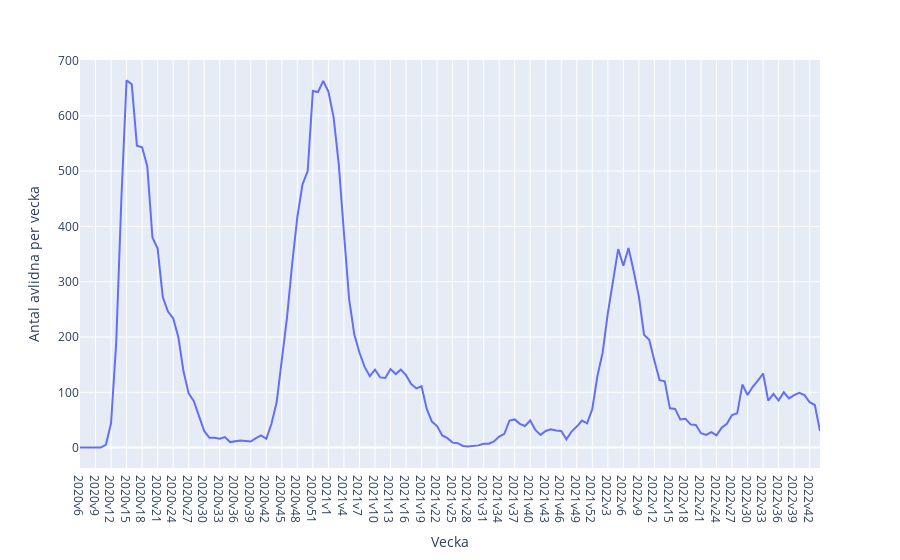

The notebook cell saved with this chart:
### Code cell
#importerar nödvändiga libraries
import matplotlib.pyplot as plt
import seaborn as sns
import plotly.express as px

#plotly linjediagram av antalet avlidna per vecka 6 2020 till nu 
fig = px.line(veckodata_riket, x = "Vecka", y = "Antal avlidna per vecka")
fig.show()
fig.write_html("../Labb/Visualiseringar/avlidna_per_vecka_plotly.html") #sparar visualisering i mappen som html-fil

### Figure 1 — Plotly figure (JSON) as saved in the notebook; plotly's stock layout.template omitted (floating-point values rounded to 4 significant figures; data arrays with more than 128 entries replaced by an {"elided": "..."} marker saying what was removed)
{"data": [{"hovertemplate": "Vecka=%{x}<br>Antal avlidna per vecka=%{y}<extra></extra>", "legendgroup": "", "line": {"color": "#636efa", "dash": "solid"}, "marker": {"symbol": "circle"}, "mode": "lines", "name": "", "orientation": "v", "showlegend": false, "type": "scatter", "x": {"elided": "144 str values"}, "xaxis": "x", "y": {"elided": "144 int values"}, "yaxis": "y"}], "layout": {"legend": {"tracegroupgap": 0}, "margin": {"t": 60}, "xaxis": {"anchor": "y", "domain": [0, 1], "title": {"text": "Vecka"}}, "yaxis": {"anchor": "x", "domain": [0, 1], "title": {"text": "Antal avlidna per vecka"}}}}
